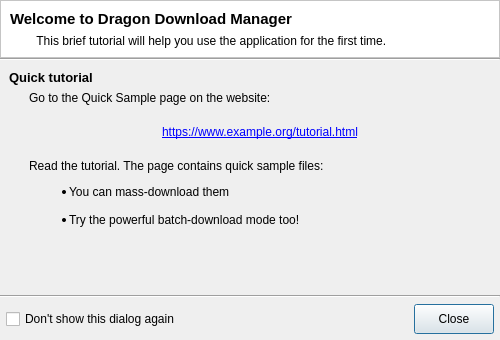
<?xml version="1.0" encoding="UTF-8"?>
<ui version="4.0">
 <class>TutorialDialog</class>
 <widget class="QDialog" name="TutorialDialog">
  <property name="geometry">
   <rect>
    <x>0</x>
    <y>0</y>
    <width>500</width>
    <height>340</height>
   </rect>
  </property>
  <property name="styleSheet">
   <string notr="true">/* QGroupBox exposes the title as QString (even if internally its probably a QLabel) */
QGroupBox {
	font-weight: bold;
}</string>
  </property>
  <property name="modal">
   <bool>true</bool>
  </property>
  <layout class="QVBoxLayout" name="verticalLayout" stretch="0,0,1,0,0">
   <property name="spacing">
    <number>0</number>
   </property>
   <property name="leftMargin">
    <number>0</number>
   </property>
   <property name="topMargin">
    <number>0</number>
   </property>
   <property name="rightMargin">
    <number>0</number>
   </property>
   <property name="bottomMargin">
    <number>0</number>
   </property>
   <item>
    <widget class="QFrame" name="frame">
     <property name="styleSheet">
      <string notr="true">background-color: palette(light);</string>
     </property>
     <property name="frameShape">
      <enum>QFrame::StyledPanel</enum>
     </property>
     <property name="frameShadow">
      <enum>QFrame::Raised</enum>
     </property>
     <layout class="QVBoxLayout" name="verticalLayout_2">
      <item>
       <widget class="QLabel" name="titleLabel">
        <property name="font">
         <font>
          <pointsize>11</pointsize>
          <weight>75</weight>
          <bold>true</bold>
         </font>
        </property>
        <property name="text">
         <string notr="true">Welcome to Dragon Download Manager</string>
        </property>
       </widget>
      </item>
      <item>
       <widget class="QLabel" name="subtitleLabel">
        <property name="text">
         <string notr="true">        This brief tutorial will help you use the application for the first time.</string>
        </property>
       </widget>
      </item>
     </layout>
    </widget>
   </item>
   <item>
    <widget class="Line" name="line_2">
     <property name="orientation">
      <enum>Qt::Horizontal</enum>
     </property>
    </widget>
   </item>
   <item>
    <layout class="QVBoxLayout" name="mainVerticalLayout" stretch="0,0,0">
     <property name="spacing">
      <number>6</number>
     </property>
     <property name="leftMargin">
      <number>9</number>
     </property>
     <property name="topMargin">
      <number>9</number>
     </property>
     <property name="rightMargin">
      <number>9</number>
     </property>
     <property name="bottomMargin">
      <number>9</number>
     </property>
     <item>
      <widget class="QLabel" name="quickTutorialLabel">
       <property name="text">
        <string notr="true">&lt;html&gt;&lt;head/&gt;&lt;body&gt;&lt;p&gt;&lt;span style=&quot; font-size:10pt; font-weight:600;&quot;&gt;Quick tutorial&lt;/span&gt;&lt;/p&gt;&lt;/body&gt;&lt;/html&gt;</string>
       </property>
      </widget>
     </item>
     <item>
      <layout class="QVBoxLayout" name="verticalLayout_3">
       <property name="leftMargin">
        <number>20</number>
       </property>
       <item>
        <widget class="QLabel" name="label_1">
         <property name="text">
          <string notr="true">&lt;html&gt;&lt;head/&gt;&lt;body&gt;&lt;p&gt;Go to the Quick Sample page on the website:&lt;br/&gt;&lt;/p&gt;&lt;/body&gt;&lt;/html&gt;</string>
         </property>
        </widget>
       </item>
       <item>
        <widget class="QLabel" name="link">
         <property name="text">
          <string notr="true">&lt;a href=&quot;https://www.example.org/tutorial.html&quot;&gt;https://www.example.org/tutorial.html&lt;/a&gt;</string>
         </property>
         <property name="alignment">
          <set>Qt::AlignCenter</set>
         </property>
         <property name="openExternalLinks">
          <bool>true</bool>
         </property>
        </widget>
       </item>
       <item>
        <widget class="QLabel" name="label_2">
         <property name="text">
          <string notr="true">&lt;html&gt;&lt;head/&gt;&lt;body&gt;&lt;p&gt;&lt;br/&gt;Read the tutorial. The page contains quick sample files:&lt;/p&gt;&lt;ul style=&quot;margin-top: 0px; margin-bottom: 0px; margin-left: 0px; margin-right: 0px; -qt-list-indent: 1;&quot;&gt;&lt;li style=&quot; margin-top:12px; margin-bottom:0px; margin-left:0px; margin-right:0px; -qt-block-indent:0; text-indent:0px;&quot;&gt;You can mass-download them&lt;br/&gt;&lt;/li&gt;&lt;li style=&quot; margin-top:0px; margin-bottom:12px; margin-left:0px; margin-right:0px; -qt-block-indent:0; text-indent:0px;&quot;&gt;Try the powerful batch-download mode too!&lt;br/&gt;&lt;/li&gt;&lt;/ul&gt;&lt;/body&gt;&lt;/html&gt;</string>
         </property>
         <property name="wordWrap">
          <bool>true</bool>
         </property>
        </widget>
       </item>
      </layout>
     </item>
     <item>
      <spacer name="verticalSpacer">
       <property name="orientation">
        <enum>Qt::Vertical</enum>
       </property>
       <property name="sizeHint" stdset="0">
        <size>
         <width>20</width>
         <height>40</height>
        </size>
       </property>
      </spacer>
     </item>
    </layout>
   </item>
   <item>
    <widget class="Line" name="line">
     <property name="orientation">
      <enum>Qt::Horizontal</enum>
     </property>
    </widget>
   </item>
   <item>
    <layout class="QHBoxLayout" name="buttonBox" stretch="0,1,0">
     <property name="spacing">
      <number>9</number>
     </property>
     <property name="leftMargin">
      <number>6</number>
     </property>
     <property name="topMargin">
      <number>6</number>
     </property>
     <property name="rightMargin">
      <number>6</number>
     </property>
     <property name="bottomMargin">
      <number>6</number>
     </property>
     <item>
      <widget class="QCheckBox" name="dontShowAgainCheckBox">
       <property name="text">
        <string>Don't show this dialog again</string>
       </property>
      </widget>
     </item>
     <item>
      <spacer name="horizontalSpacer">
       <property name="orientation">
        <enum>Qt::Horizontal</enum>
       </property>
       <property name="sizeHint" stdset="0">
        <size>
         <width>40</width>
         <height>20</height>
        </size>
       </property>
      </spacer>
     </item>
     <item>
      <widget class="QPushButton" name="closeButton">
       <property name="minimumSize">
        <size>
         <width>0</width>
         <height>30</height>
        </size>
       </property>
       <property name="text">
        <string>Close</string>
       </property>
      </widget>
     </item>
    </layout>
   </item>
  </layout>
 </widget>
 <resources/>
 <connections>
  <connection>
   <sender>closeButton</sender>
   <signal>released()</signal>
   <receiver>TutorialDialog</receiver>
   <slot>close()</slot>
   <hints>
    <hint type="sourcelabel">
     <x>409</x>
     <y>286</y>
    </hint>
    <hint type="destinationlabel">
     <x>762</x>
     <y>567</y>
    </hint>
   </hints>
  </connection>
 </connections>
</ui>
